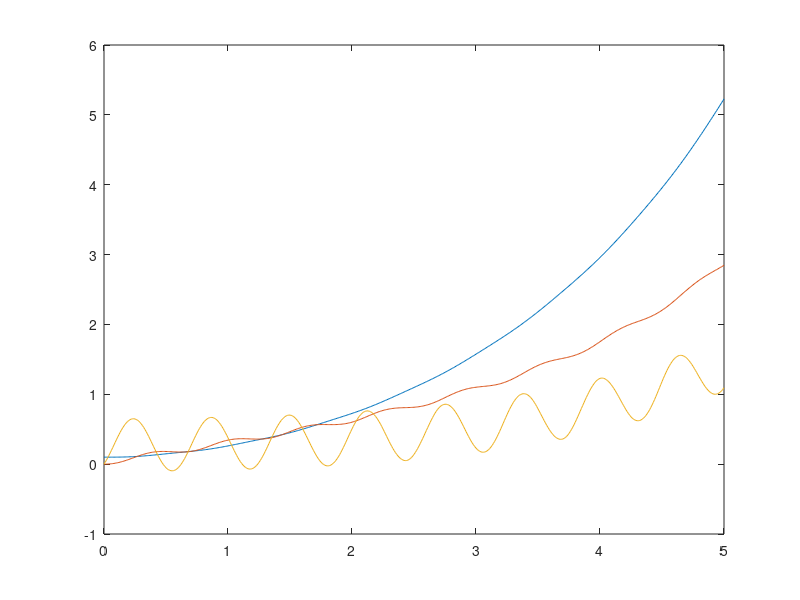

The MATLAB script that drew this image:
odeFun = @(t, y) [y(2);
                  y(3);
                  ((0.05/1.5)*y(3)+(0.2/1.5)*y(1)+4*(cos(10*t)+sin(10*t))/1.5)];
              
tspan = 0:0.01:5;
ic = [0.1; 0; 0];
[t, y] = ode45(odeFun, tspan, ic);
y
plot(t, y);